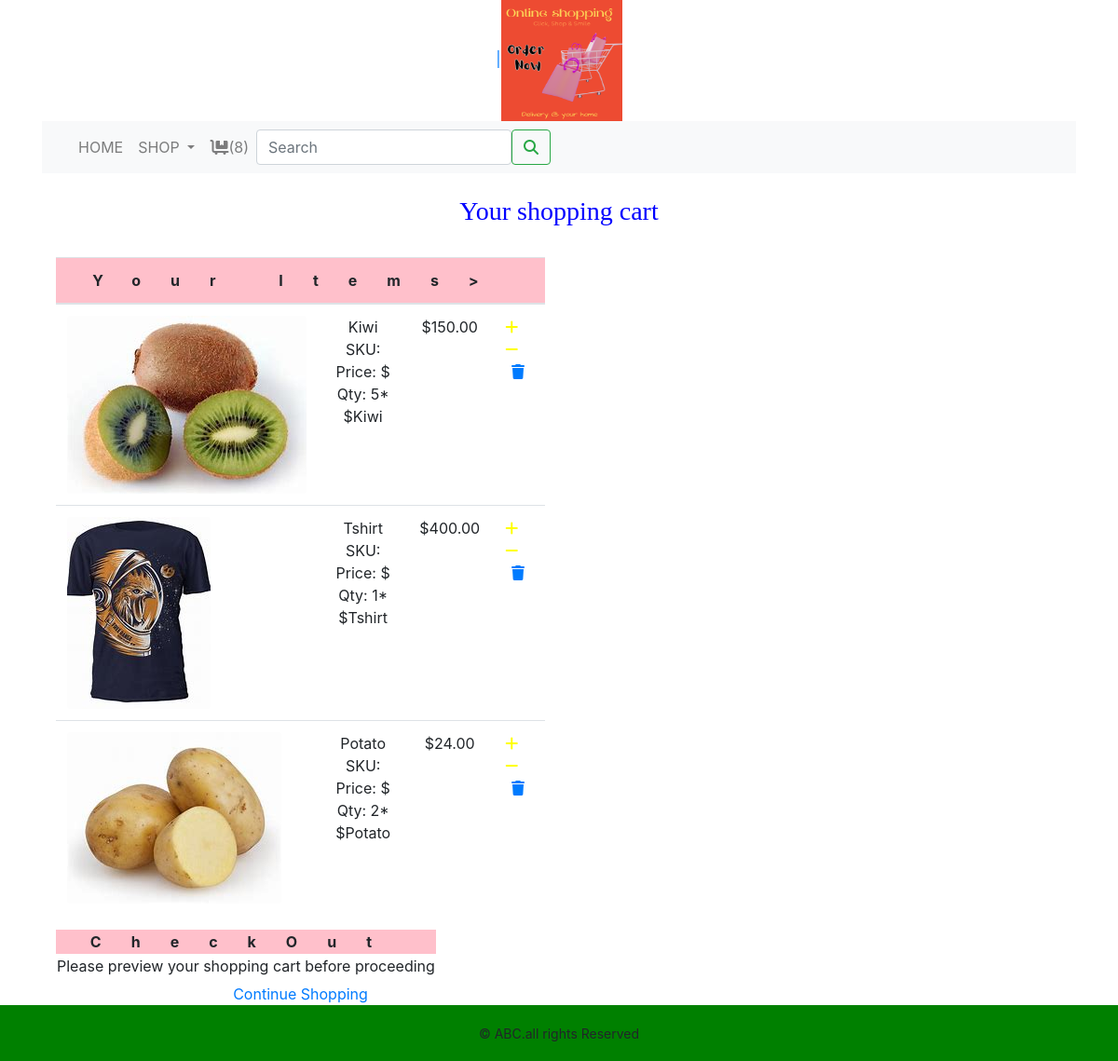
Page /cart/ on the committed database.
### cart/models.py (models this page shows)
class CartItem(models.Model):
    product = models.ForeignKey(Product, on_delete=models.CASCADE, null=True)
    cart = models.ForeignKey(Cart, on_delete=models.CASCADE)
    quantity = models.IntegerField()
    active = models.BooleanField(default=True)
    class Meta:
        db_table = 'CartItem'
    def sub_total(self):
        return self.product.price * self.quantity
    def __str__(self):
        return '{}'.format(self.product)

### shopapp/models.py (models this page shows, shortened)
class Product(models.Model):
    name = models.CharField(max_length=250, unique=True)
    slug = models.SlugField(max_length=250, unique=True)
    description = models.TextField(blank=True)
    price = models.DecimalField(max_digits=10, decimal_places=2)
    category = models.ForeignKey(category, on_delete=models.CASCADE)
    image = models.ImageField(upload_to='product', blank=True)
    stock = models.IntegerField()
    available = models.BooleanField(default=True)
    created = models.DateTimeField(auto_now_add=True)
    updated = models.DateTimeField(auto_now=True)
    class Meta:
        ordering = ('name',)
        verbose_name = 'product'
        verbose_name_plural = 'products'
    def __str__(self):
        return '{}'.format(self.name)

### cart/views.py (the view)
# urls.py: path('', views.cart_detail, name='cart_detail'),
def cart_detail(request, total=0, counter=0, cart_items=None):
    try:
        cart = Cart.objects.get(cart_id=_cart_id(request))
        cart_items = CartItem.objects.filter(cart=cart, active=True)
        for cart_item in cart_items:
            total += (cart_item.product.price * cart_item.quantity)
            counter += cart_item.quantity
    except ObjectDoesNotExist:
        pass
    return render(request, 'cart.html', dict(cart_items=cart_items, total=total, counter=counter))

### cart/context_processors.py (called while the page is built)
def counter(request):
    item_count = 0
    if 'admin' in request.path:
        return {}
    else:
        try:
            cart=Cart.objects.filter(cart_id = _cart_id(request))
            cart_items =CartItem.objects.all().filter(cart=cart[:1])
            for cart_item in cart_items:
                item_count +=cart_item.quantity
        except:
            item_count = 0
    return dict(item_count=item_count)

### cart/views.py (called while the page is built)
def _cart_id(request):
    cart = request.session.session_key
    if not cart:
        cart = request.session.create()
        return cart

### shopapp/context_processors.py (called while the page is built)
def menu_links(request):
    links = category.objects.all()
    return dict(links=links)

### shopapp/models.py (called while the page is built)
    def get_url(self):
        return reverse('shopapp:products_by_category', args=[self.slug])

### templates/cart.html (shortened to what this page needs)
{% extends 'base.html' %}
{% load static %}
{% block content %}
{% if not cart_items %}
<div>
    <div class ="text-center">
        <br>
        <h1 class ="text-center my_title">
            Your shopping cart is empty
        </h1>
        <br>
        <p class ="text-center">
             Please click <a href ="{% url 'shopapp:allProdCat' %}">here</a> to continue shopping.
        </p>
    </div>
</div>
{% else %}
<div>
    <div class ="text-center">
        <br>
        <h1 class ="text-center my_title" style="font">
            Your shopping cart
        </h1>
        <br>
    </div>
    <div class="row mx-auto">
        <div class ="col-12 col-sm-12 col md-12 col-lg-6 text-center">
            <table class ="table my_custom_table">
                <thead class= "my_custom_thead">
                <tr>
                    <th colspan ="5"> Your Items></th>
                </tr>
                </thead>
                <tbody>
                {% for cart_item in cart_items %}
                <tr>
                    <td>
                        <a href ="cart_item.product.get_absolute_url"><img src ="{{cart_item.product.image.url}}"  alt="" class ="float-left rounded custom_image"></a>
                    </td>
                    <td class ="text-lef">
                        {{cart_item.product.name}}
                        <br>
                        SKU: {{cart_item_product.id}}
                        <br>
                        Price: ${{cart_item_product.price}}
                        <br>
                        Qty: {{cart_item.quantity}}* ${{cart_item}}
                    </td>
                    <td>
                        ${{cart_item.sub_total}}
                    </td>
                    {% if cart_item.quantity < cart_item.product.stock %}
                    <td>
                        <a href ="{% url 'cart:add_cart' cart_item.product.id %}" class="custom_a"><i class="fa-solid fa-plus custom_icon"></i></a>
                        &nbsp;&nbsp;<a href ="{% url 'cart:cart_remove' cart_item.product.id %}" class="custom_a"><i class="fa-solid fa-minus custom_icon"></i></a>
                        &nbsp;&nbsp;<a href ="{% url 'cart:full_remove' cart_item.product.id %}" class="custom_icon"><i class="fa-solid fa-trash custom_icon"></i></a>
                    </td>
                    {% else %}
                    <td>
                        &nbsp;<a href ="{% url 'cart:cart_remove' cart_item.product.id %}" class="custom_a"><i class="fa-solid fa-minus custom_icon"></i></a>
                        &nbsp;<a href ="{% url 'cart:full_remove' cart_item.product.id %}" class="custom_a"><i class="fa-solid fa-trash custom_icon"></i></a>
                    </td>
                    {% endif %}
                </tr>
                {% endfor %}
                </tbody>
            </table>
        </div>
    </div>
    <div class="col-12 col-sm-12 col-md-12 col-lg-6 text-center" >
        <table class ="my_custom_table">
            <thead class ="my_custom_thead">
            <tr>
                <th>
                    CheckOut
                </th>
            </tr>
            </thead>
            <tbody>
            <tr>
                <td>
                    Please preview your shopping cart before proceeding
                </td>
            </tr>
            </tbody>
        </table>
        <div class ="mx-auto">
            <a href ="{% url 'shopapp:allProdCat' %}" class ="btn-btn-secondary btn-block my_custom_button">Continue Shopping</a>
        </div>
    </div>
    {% endif %}
</div>
{% endblock %}

### templates/base.html (shortened to what this page needs)
{% load static %}
<!DOCTYPE html>
<html lang="en">
<head>
    <link rel="stylesheet" href ="{% static 'css/custom.css' %}">
    <link rel="stylesheet" href="https://cdn.jsdelivr.net/npm/bootstrap@4.3.1/dist/css/bootstrap.min.css">
</head>
<body>
    <div class ='container'>
        {% include 'header.html' %}
        {% include 'navbar.html' %}
        {% block content %}
        {% endblock %}
    </div>
        {% include 'footer.html' %}
</body>
</html>

### templates/header.html
{% load static %}
<header>
  <center>
   <a href ="{% url 'shopapp:allProdCat' %}">|</a><img src="{% static 'img/logo.png' %}" alt ='log-image' width ='130px' height ='130px'>
</center>
</header>

### templates/navbar.html (shortened to what this page needs)
<nav class="navbar navbar-expand-lg navbar-light bg-light">
  <div class="container-fluid">
    <div class="collapse navbar-collapse" id="navbarSupportedContent">
      <ul class="navbar-nav me-auto mb-2 mb-lg-0">
        <li class="nav-item">
          <a class="nav-link" href="#">Home</a>
        </li>
        <li class="nav-item dropdown{% if 'shopapp' in request.path %} active {% endif %}">
          <a class="nav-link dropdown-toggle" href="#" id="navbarDropdown" role="button" data-bs-toggle="dropdown" aria-expanded="false">
            shop
          </a>
        </li>
        {% if item_count > 0 %}
        <li class="nav-item">
          <a class="nav-link " href="{% url 'cart:cart_detail' %}"><i class="fa-solid fa-cart-flatbed"></i>({{item_count}})</a>
        </li>
        {% endif %}
      </ul>
      <form class="d-flex" action="{% url 'search_app:SearchResult' %}" method="get">
        <input class="form-control me-2" type="search" placeholder="Search" name="q" aria-label="Search">
        <button class="btn btn-outline-success" type="submit"><i class="fa-sharp fa-solid fa-magnifying-glass"></i></button>
      </form>
    </div>
  </div>
</nav>

### templates/footer.html
<div class ="footer navbar-fixed-bottom my_footer">
    <p class ="text-center"> &copy; ABC.all rights Reserved</p>
</div>

### static/css/custom.css (style rules this page uses)
body { font-family: 'Roboto', sans-serif; font-family: 'Roboto Condensed', sans-serif; }
.nav-item { letter-spacing:-2em font-size:14px; text-transform:uppercase; }
.my_footer { background-color:green; height:60px; }
.my_footer p { padding-top:20px; font-size:14px; }
.my_title { font-size:28px; text_transform:uppercase; color:blue; font-family:Times_New_Roman; }
.my_custom_table { min-width:400px; font-size:16px; }
.my_custom_thead { font-weight:normal; text_transform:uppercase; letter-spacing:2em; background-color:pink!important; }
.custom_a { text-decoration:none; }
.custom_a { text-decoration:none; color:yellow!important; }
.my_custom_button { margin-top:5px; }

### rows in the picture
CartItem: product.image (picture), product.name "Kiwi", quantity "5", sub_total "150.00"
CartItem: product.image (picture), product.name "Tshirt", quantity "1", sub_total "400.00"
CartItem: product.image (picture), product.name "Potato", quantity "2", sub_total "24.00"

### other values in the picture
{{ item_count }} "8"
